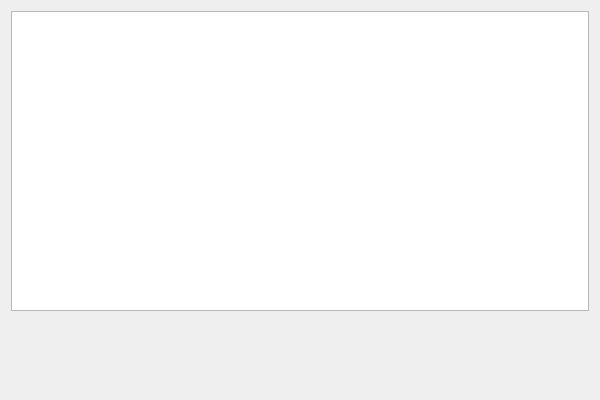
<?xml version="1.0" encoding="UTF-8"?>
<ui version="4.0">
 <class>MyTestWidget</class>
 <widget class="QWidget" name="MyTestWidget">
  <property name="geometry">
   <rect>
    <x>0</x>
    <y>0</y>
    <width>600</width>
    <height>400</height>
   </rect>
  </property>
  <property name="minimumSize">
   <size>
    <width>600</width>
    <height>400</height>
   </size>
  </property>
  <property name="maximumSize">
   <size>
    <width>600</width>
    <height>400</height>
   </size>
  </property>
  <property name="windowTitle">
   <string>MyTestWidget</string>
  </property>
  <layout class="QGridLayout" name="gridLayout">
   <item row="0" column="0">
    <widget class="QTableView" name="tableView">
     <property name="minimumSize">
      <size>
       <width>0</width>
       <height>300</height>
      </size>
     </property>
     <property name="maximumSize">
      <size>
       <width>16777215</width>
       <height>300</height>
      </size>
     </property>
    </widget>
   </item>
   <item row="1" column="0">
    <widget class="QWidget" name="widget" native="true"/>
   </item>
  </layout>
 </widget>
 <layoutdefault spacing="6" margin="11"/>
 <resources/>
 <connections/>
</ui>
